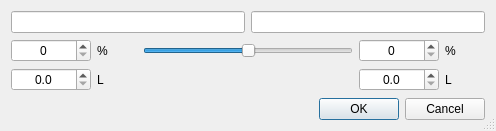
<?xml version="1.0" encoding="UTF-8"?>
<ui version="4.0">
 <class>DlgSudTeilen</class>
 <widget class="QDialog" name="DlgSudTeilen">
  <property name="geometry">
   <rect>
    <x>0</x>
    <y>0</y>
    <width>496</width>
    <height>131</height>
   </rect>
  </property>
  <property name="minimumSize">
   <size>
    <width>496</width>
    <height>131</height>
   </size>
  </property>
  <property name="windowTitle">
   <string>Sud teilen</string>
  </property>
  <property name="sizeGripEnabled">
   <bool>true</bool>
  </property>
  <layout class="QVBoxLayout" name="verticalLayout">
   <item>
    <layout class="QHBoxLayout" name="horizontalLayout">
     <item>
      <widget class="QLineEdit" name="lineEdit_Name1">
       <property name="toolTip">
        <string>&lt;html&gt;&lt;head/&gt;&lt;body&gt;&lt;p&gt;In diesem Popup-Menü wird der vorliegende Sudin &lt;span style=&quot; font-weight:600;&quot;&gt;zwei Sude aufgeteilt &lt;/span&gt;. Dieses Feld bezeichnet die &lt;span style=&quot; font-weight:600;&quot;&gt;erste Teilmenge&lt;/span&gt;. Es empfiehlt sich einen aussagekräftigen Namen in Abgrenzung zum zweiten Sud zu wählen, um Verwechselungen vorzubeugen.&lt;/p&gt;&lt;p&gt;&lt;span style=&quot; font-weight:600;&quot;&gt;Sude teilen&lt;/span&gt; ist eine gute Methode, um Variationen ab Gärbeginn zeit- und kostengünstig umzusetzen. Dies können verschiedene Hefen, aber auch Zusätze wie verschiedene Zucker und Gewürze und natürlich kaltgestopfte Hopfensorten sein.&lt;/p&gt;&lt;p&gt;Die Funktion empfiehlt sich auch bei Rezepten nach der &lt;span style=&quot; font-weight:700;&quot;&gt;Parti-Gyle-Methode&lt;/span&gt;.&lt;/p&gt;&lt;/body&gt;&lt;/html&gt;</string>
       </property>
      </widget>
     </item>
     <item>
      <widget class="QLineEdit" name="lineEdit_Name2">
       <property name="toolTip">
        <string>&lt;html&gt;&lt;head/&gt;&lt;body&gt;&lt;p&gt;In diesem Popup-Menü wird der vorliegende Sud&lt;span style=&quot; font-weight:600;&quot;/&gt;in &lt;span style=&quot; font-weight:600;&quot;&gt;zwei Sude aufgeteilt &lt;/span&gt;. Dieses Feld bezeichnet die &lt;span style=&quot; font-weight:600;&quot;&gt;zweite Teilmenge&lt;/span&gt;. Es empfiehlt sich einen aussagekräftigen Namen in Abgrenzung zum zweiten Sud zu wählen, um Verwechselungen vorzubeugen.&lt;/p&gt;&lt;p&gt;&lt;span style=&quot; font-weight:600;&quot;&gt;Sude teilen&lt;/span&gt; ist eine gute Methode, um Variationen ab Gärbeginn zeit- und kostengünstig umzusetzen. Dies können verschiedene Hefen, aber auch Zusätze wie verschiedene Zucker und Gewürze und natürlich kaltgestopfte Hopfensorten sein.&lt;/p&gt;&lt;p&gt;Die Funktion empfiehlt sich auch bei Rezepten nach der &lt;span style=&quot; font-weight:700;&quot;&gt;Parti-Gyle-Methode&lt;/span&gt;.&lt;/p&gt;&lt;/body&gt;&lt;/html&gt;</string>
       </property>
      </widget>
     </item>
    </layout>
   </item>
   <item>
    <layout class="QGridLayout" name="gridLayout">
     <item row="0" column="0">
      <widget class="SpinBox" name="spinBox_Percent1">
       <property name="minimumSize">
        <size>
         <width>80</width>
         <height>0</height>
        </size>
       </property>
       <property name="toolTip">
        <string>&lt;html&gt;&lt;head/&gt;&lt;body&gt;&lt;p&gt;In diesem Feld wird die &lt;span style=&quot; font-weight:600;&quot;&gt;erste Teilmenge&lt;/span&gt; des geteilten Sudes &lt;span style=&quot; font-weight:600;&quot;&gt;prozentual&lt;/span&gt; bestimmt. Die zweite Teilmenge wird automatisch ermittelt.&lt;/p&gt;&lt;p&gt;&lt;span style=&quot; font-weight:600;&quot;&gt;Sude teilen&lt;/span&gt; ist eine gute Methode, um Variationen zeit- und kostengünstig umzusetzen.&lt;/p&gt;&lt;/body&gt;&lt;/html&gt;</string>
       </property>
       <property name="alignment">
        <set>Qt::AlignCenter</set>
       </property>
       <property name="maximum">
        <number>100</number>
       </property>
      </widget>
     </item>
     <item row="1" column="1">
      <widget class="QLabel" name="label_2">
       <property name="text">
        <string>L</string>
       </property>
      </widget>
     </item>
     <item row="0" column="3">
      <widget class="SpinBox" name="spinBox_Percent2">
       <property name="minimumSize">
        <size>
         <width>80</width>
         <height>0</height>
        </size>
       </property>
       <property name="toolTip">
        <string>&lt;html&gt;&lt;head/&gt;&lt;body&gt;&lt;p&gt;In diesem Feld wird die &lt;span style=&quot; font-weight:600;&quot;&gt;zweite Teilmenge &lt;/span&gt;des geteilten Sudes &lt;span style=&quot; font-weight:600;&quot;&gt;prozentual&lt;/span&gt; bestimmt. Die erste Teilmenge wird automatisch ermittelt.&lt;/p&gt;&lt;p&gt;&lt;span style=&quot; font-weight:600;&quot;&gt;Sude teilen&lt;/span&gt; ist eine gute Methode, um Variationen zeit- und kostengünstig umzusetzen.&lt;/p&gt;&lt;/body&gt;&lt;/html&gt;</string>
       </property>
       <property name="alignment">
        <set>Qt::AlignCenter</set>
       </property>
       <property name="maximum">
        <number>100</number>
       </property>
      </widget>
     </item>
     <item row="1" column="4">
      <widget class="QLabel" name="label_4">
       <property name="text">
        <string>L</string>
       </property>
      </widget>
     </item>
     <item row="0" column="2">
      <widget class="QSlider" name="horizontalSlider_Percent">
       <property name="toolTip">
        <string>&lt;html&gt;&lt;head/&gt;&lt;body&gt;&lt;p&gt;Mit dem Schieberegler kann die prozentuale Verteilung zwischen &lt;span style=&quot; font-weight:600;&quot;&gt;erster &lt;/span&gt;und &lt;span style=&quot; font-weight:600;&quot;&gt;zweiter&lt;/span&gt;&lt;span style=&quot; font-weight:600;&quot;&gt;Teilsud&lt;/span&gt; bequem verteilt werden. Eine händische Eingabe in die Felder links und rechts erübrigt sich damit.&lt;/p&gt;&lt;p&gt;&lt;span style=&quot; font-weight:600;&quot;&gt;Sude teilen&lt;/span&gt; ist eine gute Methode, um Variationen zeit- und kostengünstig umzusetzen.&lt;/p&gt;&lt;/body&gt;&lt;/html&gt;</string>
       </property>
       <property name="maximum">
        <number>100</number>
       </property>
       <property name="value">
        <number>50</number>
       </property>
       <property name="orientation">
        <enum>Qt::Horizontal</enum>
       </property>
      </widget>
     </item>
     <item row="1" column="3">
      <widget class="DoubleSpinBox" name="doubleSpinBox_Amount2">
       <property name="toolTip">
        <string>&lt;html&gt;&lt;head/&gt;&lt;body&gt;&lt;p&gt;In diesem Feld wird die zweite Menge des geteilten Sudes &lt;span style=&quot; font-weight:600;&quot;&gt;nach Menge&lt;/span&gt; bestimmt. Die erste Teilmenge wird automatisch ermittelt.&lt;/p&gt;&lt;p&gt;Die Funktion empfiehlt sich auch bei Rezepten nach der &lt;span style=&quot; font-weight:700;&quot;&gt;Parti-Gyle-Methode&lt;/span&gt;.&lt;/p&gt;&lt;/body&gt;&lt;/html&gt;</string>
       </property>
       <property name="alignment">
        <set>Qt::AlignCenter</set>
       </property>
       <property name="decimals">
        <number>1</number>
       </property>
       <property name="maximum">
        <double>9999.000000000000000</double>
       </property>
       <property name="singleStep">
        <double>0.100000000000000</double>
       </property>
      </widget>
     </item>
     <item row="0" column="4">
      <widget class="QLabel" name="label_3">
       <property name="minimumSize">
        <size>
         <width>40</width>
         <height>0</height>
        </size>
       </property>
       <property name="text">
        <string>%</string>
       </property>
      </widget>
     </item>
     <item row="0" column="1">
      <widget class="QLabel" name="label">
       <property name="minimumSize">
        <size>
         <width>40</width>
         <height>0</height>
        </size>
       </property>
       <property name="text">
        <string>%</string>
       </property>
      </widget>
     </item>
     <item row="1" column="0">
      <widget class="DoubleSpinBox" name="doubleSpinBox_Amount1">
       <property name="toolTip">
        <string>&lt;html&gt;&lt;head/&gt;&lt;body&gt;&lt;p&gt;In diesem Feld wird die erste Menge vom geteilten Sud &lt;span style=&quot; font-weight:600;&quot;&gt;nach Menge&lt;/span&gt; bestimmt. Die zweite Teilmenge wird automatisch ermittelt.&lt;/p&gt;&lt;p&gt;Die Funktion empfiehlt sich auch bei Rezepten nach der &lt;span style=&quot; font-weight:700;&quot;&gt;Parti-Gyle-Methode&lt;/span&gt;.&lt;/p&gt;&lt;/body&gt;&lt;/html&gt;</string>
       </property>
       <property name="alignment">
        <set>Qt::AlignCenter</set>
       </property>
       <property name="decimals">
        <number>1</number>
       </property>
       <property name="maximum">
        <double>9999.000000000000000</double>
       </property>
       <property name="singleStep">
        <double>0.100000000000000</double>
       </property>
      </widget>
     </item>
    </layout>
   </item>
   <item>
    <spacer name="verticalSpacer">
     <property name="orientation">
      <enum>Qt::Vertical</enum>
     </property>
     <property name="sizeHint" stdset="0">
      <size>
       <width>20</width>
       <height>40</height>
      </size>
     </property>
    </spacer>
   </item>
   <item>
    <widget class="QDialogButtonBox" name="buttonBox">
     <property name="orientation">
      <enum>Qt::Horizontal</enum>
     </property>
     <property name="standardButtons">
      <set>QDialogButtonBox::Cancel|QDialogButtonBox::Ok</set>
     </property>
    </widget>
   </item>
  </layout>
 </widget>
 <customwidgets>
  <customwidget>
   <class>DoubleSpinBox</class>
   <extends>QDoubleSpinBox</extends>
   <header>widgets/doublespinbox.h</header>
  </customwidget>
  <customwidget>
   <class>SpinBox</class>
   <extends>QSpinBox</extends>
   <header>widgets/spinbox.h</header>
  </customwidget>
 </customwidgets>
 <tabstops>
  <tabstop>lineEdit_Name1</tabstop>
  <tabstop>lineEdit_Name2</tabstop>
  <tabstop>spinBox_Percent1</tabstop>
  <tabstop>horizontalSlider_Percent</tabstop>
  <tabstop>spinBox_Percent2</tabstop>
  <tabstop>doubleSpinBox_Amount1</tabstop>
  <tabstop>doubleSpinBox_Amount2</tabstop>
 </tabstops>
 <resources/>
 <connections>
  <connection>
   <sender>buttonBox</sender>
   <signal>accepted()</signal>
   <receiver>DlgSudTeilen</receiver>
   <slot>accept()</slot>
   <hints>
    <hint type="sourcelabel">
     <x>248</x>
     <y>254</y>
    </hint>
    <hint type="destinationlabel">
     <x>157</x>
     <y>274</y>
    </hint>
   </hints>
  </connection>
  <connection>
   <sender>buttonBox</sender>
   <signal>rejected()</signal>
   <receiver>DlgSudTeilen</receiver>
   <slot>reject()</slot>
   <hints>
    <hint type="sourcelabel">
     <x>316</x>
     <y>260</y>
    </hint>
    <hint type="destinationlabel">
     <x>286</x>
     <y>274</y>
    </hint>
   </hints>
  </connection>
 </connections>
</ui>
